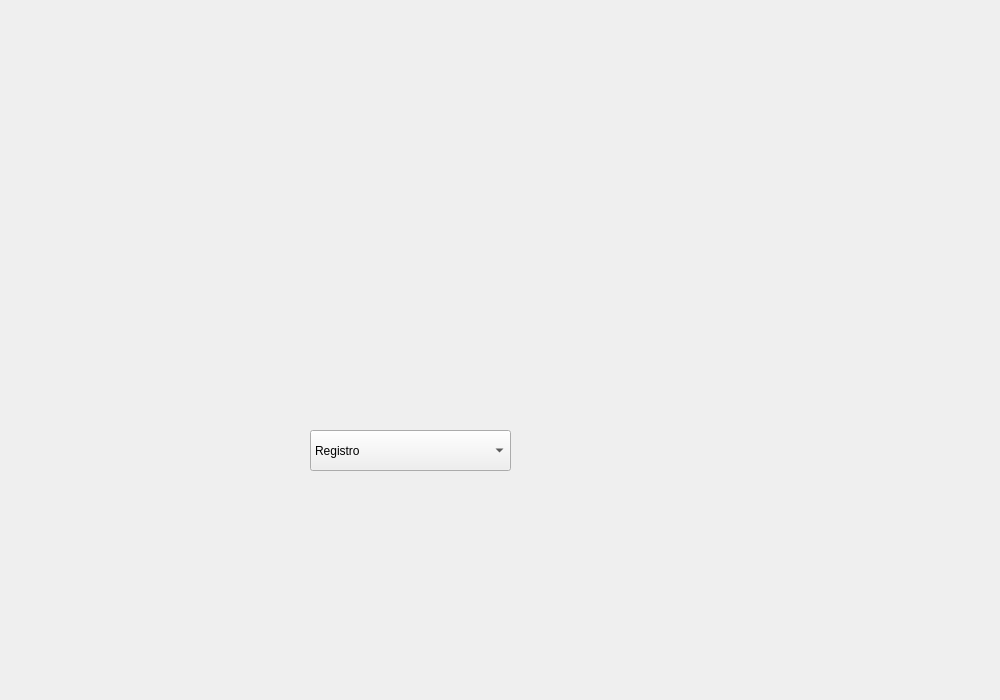
<?xml version="1.0" encoding="UTF-8"?>
<ui version="4.0">
 <class>MainWindow</class>
 <widget class="QMainWindow" name="MainWindow">
  <property name="geometry">
   <rect>
    <x>0</x>
    <y>0</y>
    <width>1000</width>
    <height>700</height>
   </rect>
  </property>
  <property name="windowTitle">
   <string>MainWindow</string>
  </property>
  <property name="autoFillBackground">
   <bool>false</bool>
  </property>
  <widget class="QWidget" name="centralwidget">
   <widget class="QLabel" name="label">
    <property name="geometry">
     <rect>
      <x>0</x>
      <y>0</y>
      <width>1000</width>
      <height>700</height>
     </rect>
    </property>
    <property name="text">
     <string/>
    </property>
    <property name="pixmap">
     <pixmap resource="resources.qrc">:/resources/Inicio.png</pixmap>
    </property>
    <property name="scaledContents">
     <bool>true</bool>
    </property>
   </widget>
   <widget class="QLineEdit" name="user">
    <property name="geometry">
     <rect>
      <x>320</x>
      <y>230</y>
      <width>361</width>
      <height>61</height>
     </rect>
    </property>
    <property name="font">
     <font>
      <pointsize>18</pointsize>
     </font>
    </property>
    <property name="styleSheet">
     <string notr="true">background: transparent;
border: none;
color: black; 
</string>
    </property>
   </widget>
   <widget class="QLineEdit" name="password">
    <property name="geometry">
     <rect>
      <x>320</x>
      <y>360</y>
      <width>361</width>
      <height>51</height>
     </rect>
    </property>
    <property name="font">
     <font>
      <pointsize>18</pointsize>
     </font>
    </property>
    <property name="styleSheet">
     <string notr="true">background: transparent;
border: none;
color: black; 
</string>
    </property>
    <property name="echoMode">
     <enum>QLineEdit::EchoMode::Password</enum>
    </property>
   </widget>
   <widget class="QPushButton" name="InicioButton">
    <property name="geometry">
     <rect>
      <x>540</x>
      <y>420</y>
      <width>141</width>
      <height>41</height>
     </rect>
    </property>
    <property name="styleSheet">
     <string notr="true">QPushButton {
    background: transparent;
    border: none;
    color: white;
}

QPushButton:hover {
    background: rgba(255, 255, 255, 0.2); /* Fondo semi-transparente */
    border-radius: 5px;
}
</string>
    </property>
    <property name="text">
     <string/>
    </property>
   </widget>
   <widget class="QComboBox" name="comboBox">
    <property name="geometry">
     <rect>
      <x>310</x>
      <y>430</y>
      <width>201</width>
      <height>41</height>
     </rect>
    </property>
    <item>
     <property name="text">
      <string>Registro</string>
     </property>
    </item>
    <item>
     <property name="text">
      <string>Maestro</string>
     </property>
    </item>
    <item>
     <property name="text">
      <string>Alumno</string>
     </property>
    </item>
   </widget>
  </widget>
 </widget>
 <resources>
  <include location="resources.qrc"/>
 </resources>
 <connections/>
</ui>
